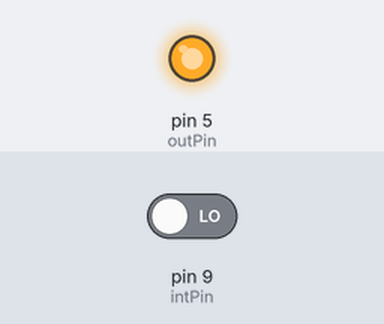
Bench run of a sketch on a simulated Arduino Uno, built with avr-gcc and run on an emulated ATmega328P. Shown: output pins drawn as LEDs (lit = HIGH). Inputs (shaded band) come from the test bench; at power-on: pin 9 (intPin) LOW. What the sketch prints to the serial monitor is not drawn.

Above: at 0.1 s.
Timing chart, 0 to 1.6 s (numbered marks = the images above):
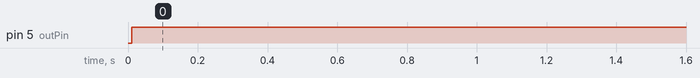

Measured:
- by itself, pin 5 (outPin): LOW → HIGH at 0.01 s

The sketch:

sketch_oct31b.ino
```cpp
int intPin = 9;
int outPin = 5;
int voltage = 0;

void setup() {
  // put your setup code here, to run once:
pinMode(intPin, INPUT);
pinMode(outPin, OUTPUT);
//digitalWrite(outPin, HIGH);

Serial.begin(9600);
Serial.println("Beginning program");
delay(10);
}

void loop() {
  // put your main code here, to run repeatedly:
  digitalWrite(outPin,HIGH);
  voltage = digitalRead(intPin);
  Serial.print("Read \t");
  Serial.println(voltage);
  delay(100);
  //analogWrite(A5,0);
  //digitalWrite(outPin, LOW);
  // voltage = analogRead(intPin);
  // Serial.print("LOW \t");
   //Serial.println(voltage);
  // delay(500);


}
```
